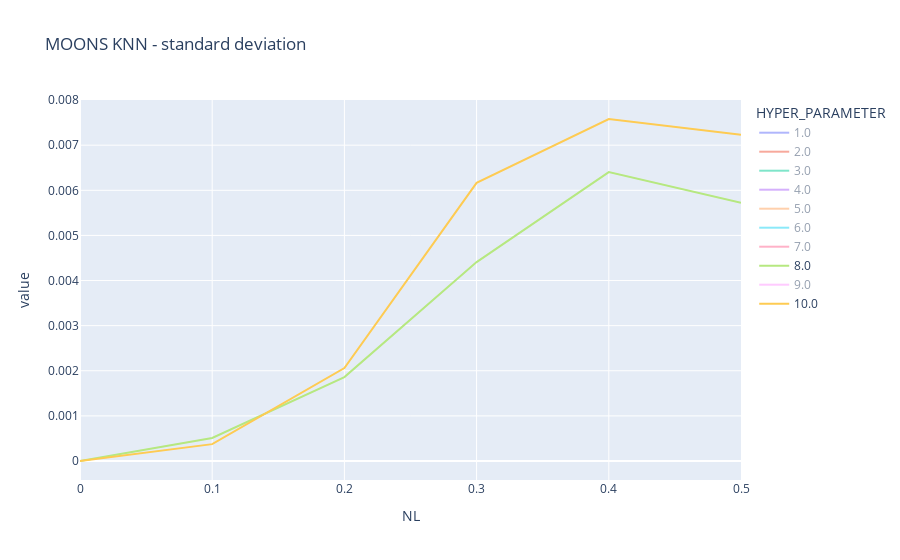

The notebook cell this image was saved under:
### Code cell
px.line(results.query('DS_NAME=="moons" and CLF_NAME=="knn" and N==10000')
        , x='NL'
        , y=['TESTE_std'] 
        ,color = 'HYPER_PARAMETER'
        ,title='MOONS KNN - standard deviation')

### Figure 1 — Plotly figure (JSON) as saved in the notebook; plotly's stock layout.template omitted (floating-point values rounded to 4 significant figures)
{"data": [{"hovertemplate": "HYPER_PARAMETER=1.0<br>variable=TESTE_std<br>NL=%{x}<br>value=%{y}<extra></extra>", "legendgroup": "1.0", "line": {"color": "#636efa", "dash": "solid"}, "marker": {"symbol": "circle"}, "mode": "lines", "name": "1.0", "orientation": "v", "showlegend": true, "type": "scatter", "visible": "legendonly", "x": [0, 0.1, 0.2, 0.3, 0.4, 0.5], "xaxis": "x", "y": [0, 0.0007483, 0.0042, 0.005113, 0.002871, 0.005877], "yaxis": "y"}, {"hovertemplate": "HYPER_PARAMETER=2.0<br>variable=TESTE_std<br>NL=%{x}<br>value=%{y}<extra></extra>", "legendgroup": "2.0", "line": {"color": "#EF553B", "dash": "solid"}, "marker": {"symbol": "circle"}, "mode": "lines", "name": "2.0", "orientation": "v", "showlegend": true, "type": "scatter", "visible": "legendonly", "x": [0, 0.1, 0.2, 0.3, 0.4, 0.5], "xaxis": "x", "y": [0, 0.0007483, 0.002864, 0.006535, 0.005921, 0.003734], "yaxis": "y"}, {"hovertemplate": "HYPER_PARAMETER=3.0<br>variable=TESTE_std<br>NL=%{x}<br>value=%{y}<extra></extra>", "legendgroup": "3.0", "line": {"color": "#00cc96", "dash": "solid"}, "marker": {"symbol": "circle"}, "mode": "lines", "name": "3.0", "orientation": "v", "showlegend": true, "type": "scatter", "visible": "legendonly", "x": [0, 0.1, 0.2, 0.3, 0.4, 0.5], "xaxis": "x", "y": [0, 0.0004, 0.002154, 0.004994, 0.005054, 0.006037], "yaxis": "y"}, {"hovertemplate": "HYPER_PARAMETER=4.0<br>variable=TESTE_std<br>NL=%{x}<br>value=%{y}<extra></extra>", "legendgroup": "4.0", "line": {"color": "#ab63fa", "dash": "solid"}, "marker": {"symbol": "circle"}, "mode": "lines", "name": "4.0", "orientation": "v", "showlegend": true, "type": "scatter", "visible": "legendonly", "x": [0, 0.1, 0.2, 0.3, 0.4, 0.5], "xaxis": "x", "y": [0, 0.0008602, 0.002538, 0.007596, 0.008183, 0.005857], "yaxis": "y"}, {"hovertemplate": "HYPER_PARAMETER=5.0<br>variable=TESTE_std<br>NL=%{x}<br>value=%{y}<extra></extra>", "legendgroup": "5.0", "line": {"color": "#FFA15A", "dash": "solid"}, "marker": {"symbol": "circle"}, "mode": "lines", "name": "5.0", "orientation": "v", "showlegend": true, "type": "scatter", "visible": "legendonly", "x": [0, 0.1, 0.2, 0.3, 0.4, 0.5], "xaxis": "x", "y": [0, 0.0003742, 0.001356, 0.005354, 0.00686, 0.006437], "yaxis": "y"}, {"hovertemplate": "HYPER_PARAMETER=6.0<br>variable=TESTE_std<br>NL=%{x}<br>value=%{y}<extra></extra>", "legendgroup": "6.0", "line": {"color": "#19d3f3", "dash": "solid"}, "marker": {"symbol": "circle"}, "mode": "lines", "name": "6.0", "orientation": "v", "showlegend": true, "type": "scatter", "visible": "legendonly", "x": [0, 0.1, 0.2, 0.3, 0.4, 0.5], "xaxis": "x", "y": [0, 0.0006782, 0.0008124, 0.005354, 0.005568, 0.004512], "yaxis": "y"}, {"hovertemplate": "HYPER_PARAMETER=7.0<br>variable=TESTE_std<br>NL=%{x}<br>value=%{y}<extra></extra>", "legendgroup": "7.0", "line": {"color": "#FF6692", "dash": "solid"}, "marker": {"symbol": "circle"}, "mode": "lines", "name": "7.0", "orientation": "v", "showlegend": true, "type": "scatter", "visible": "legendonly", "x": [0, 0.1, 0.2, 0.3, 0.4, 0.5], "xaxis": "x", "y": [0, 0.0005099, 0.001241, 0.005066, 0.005819, 0.008081], "yaxis": "y"}, {"hovertemplate": "HYPER_PARAMETER=8.0<br>variable=TESTE_std<br>NL=%{x}<br>value=%{y}<extra></extra>", "legendgroup": "8.0", "line": {"color": "#B6E880", "dash": "solid"}, "marker": {"symbol": "circle"}, "mode": "lines", "name": "8.0", "orientation": "v", "showlegend": true, "type": "scatter", "x": [0, 0.1, 0.2, 0.3, 0.4, 0.5], "xaxis": "x", "y": [0, 0.0005099, 0.00186, 0.004409, 0.006403, 0.005722], "yaxis": "y"}, {"hovertemplate": "HYPER_PARAMETER=9.0<br>variable=TESTE_std<br>NL=%{x}<br>value=%{y}<extra></extra>", "legendgroup": "9.0", "line": {"color": "#FF97FF", "dash": "solid"}, "marker": {"symbol": "circle"}, "mode": "lines", "name": "9.0", "orientation": "v", "showlegend": true, "type": "scatter", "visible": "legendonly", "x": [0, 0.1, 0.2, 0.3, 0.4, 0.5], "xaxis": "x", "y": [0, 0.0003162, 0.002478, 0.005229, 0.007137, 0.008394], "yaxis": "y"}, {"hovertemplate": "HYPER_PARAMETER=10.0<br>variable=TESTE_std<br>NL=%{x}<br>value=%{y}<extra></extra>", "legendgroup": "10.0", "line": {"color": "#FECB52", "dash": "solid"}, "marker": {"symbol": "circle"}, "mode": "lines", "name": "10.0", "orientation": "v", "showlegend": true, "type": "scatter", "x": [0, 0.1, 0.2, 0.3, 0.4, 0.5], "xaxis": "x", "y": [0, 0.0003742, 0.002059, 0.006164, 0.00758, 0.007229], "yaxis": "y"}], "layout": {"autosize": true, "legend": {"title": {"text": "HYPER_PARAMETER"}, "tracegroupgap": 0}, "title": {"text": "MOONS KNN - standard deviation"}, "xaxis": {"anchor": "y", "autorange": true, "domain": [0, 1], "range": [0, 0.5], "title": {"text": "NL"}, "type": "linear"}, "yaxis": {"anchor": "x", "autorange": true, "domain": [0, 1], "range": [-0.0004211, 0.008001], "title": {"text": "value"}, "type": "linear"}}}
